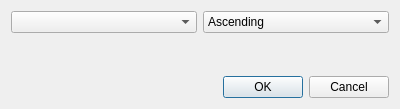
<?xml version="1.0" encoding="UTF-8"?>
<ui version="4.0">
 <class>DADialogDataFrameSort</class>
 <widget class="QDialog" name="DADialogDataFrameSort">
  <property name="geometry">
   <rect>
    <x>0</x>
    <y>0</y>
    <width>400</width>
    <height>109</height>
   </rect>
  </property>
  <property name="windowTitle">
   <string>Dialog</string>
  </property>
  <layout class="QGridLayout" name="gridLayout">
   <item row="0" column="0">
    <widget class="QComboBox" name="comboBoxDataSeries"/>
   </item>
   <item row="2" column="0" colspan="2">
    <widget class="QDialogButtonBox" name="buttonBox">
     <property name="orientation">
      <enum>Qt::Horizontal</enum>
     </property>
     <property name="standardButtons">
      <set>QDialogButtonBox::Cancel|QDialogButtonBox::Ok</set>
     </property>
    </widget>
   </item>
   <item row="0" column="1">
    <widget class="QComboBox" name="comboBoxSortType">
     <item>
      <property name="text">
       <string>Ascending</string>
      </property>
     </item>
     <item>
      <property name="text">
       <string>Descending</string>
      </property>
     </item>
    </widget>
   </item>
   <item row="1" column="0">
    <spacer name="verticalSpacer">
     <property name="orientation">
      <enum>Qt::Vertical</enum>
     </property>
     <property name="sizeHint" stdset="0">
      <size>
       <width>20</width>
       <height>40</height>
      </size>
     </property>
    </spacer>
   </item>
  </layout>
 </widget>
 <resources/>
 <connections>
  <connection>
   <sender>buttonBox</sender>
   <signal>accepted()</signal>
   <receiver>DADialogDataFrameSort</receiver>
   <slot>accept()</slot>
   <hints>
    <hint type="sourcelabel">
     <x>248</x>
     <y>254</y>
    </hint>
    <hint type="destinationlabel">
     <x>157</x>
     <y>274</y>
    </hint>
   </hints>
  </connection>
  <connection>
   <sender>buttonBox</sender>
   <signal>rejected()</signal>
   <receiver>DADialogDataFrameSort</receiver>
   <slot>reject()</slot>
   <hints>
    <hint type="sourcelabel">
     <x>316</x>
     <y>260</y>
    </hint>
    <hint type="destinationlabel">
     <x>286</x>
     <y>274</y>
    </hint>
   </hints>
  </connection>
 </connections>
</ui>
